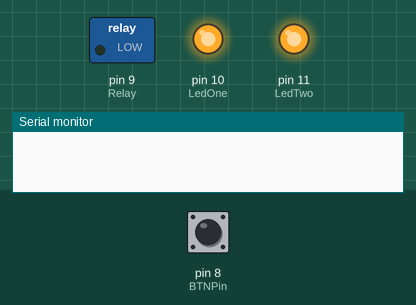
The sketch below on a simulated Arduino Uno, built with avr-gcc and run on an emulated ATmega328P. On the bench: switched loads named in the sketch (green lamp = pin HIGH), output pins drawn as LEDs (lit = HIGH), the last lines printed to the serial monitor. Inputs (shaded band) come from the test bench; at power-on: pin 8 (BTNPin) LOW.

Above: at 1.2 s.
1.3 s: pin 8 (BTNPin) pulled HIGH for 0.15 s
At 1.9 s:
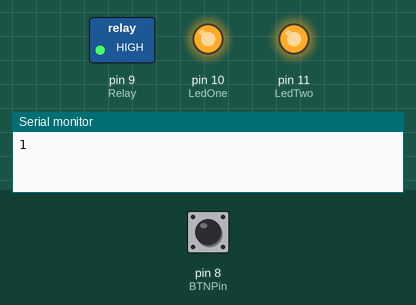
2.9 s: pin 8 (BTNPin) pulled HIGH for 1 s
At 4.3 s:
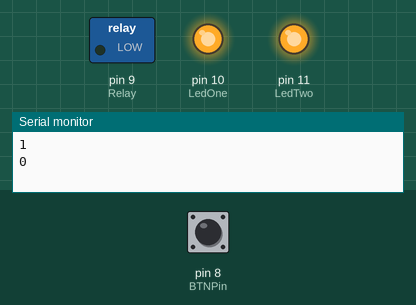
5.4 s: pin 8 (BTNPin) pulled HIGH for 3.2 s
At 6.3 s:
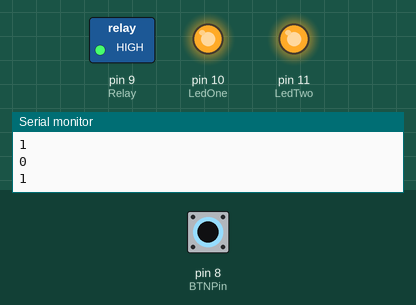
Timing chart, 0 to 8.4 s (numbered marks = the images above; inputs shaded):
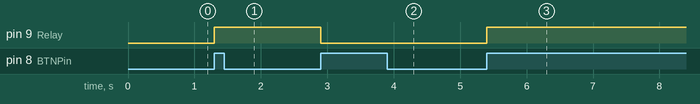

Measured:
- after the input at 1.3 s, pin 9 (Relay): LOW → HIGH at once
- after the input at 2.9 s, pin 9 (Relay): HIGH → LOW at once
- after the input at 5.4 s, pin 9 (Relay): LOW → HIGH at once

The sketch:

RelayHome.ino
```cpp
// Тестирование домашнего реле
int Relay = 9;
int BTNPin = 8;
int LedOne = 10;
int LedTwo = 11;

bool oldState = false;
bool turnedOn = false;

void setup()
{
  pinMode(LedOne, OUTPUT);
  pinMode(LedTwo, OUTPUT);

  pinMode(Relay, OUTPUT);
  pinMode(BTNPin, INPUT);
  Serial.begin(9600);

  digitalWrite(LedOne,HIGH);
  digitalWrite(LedTwo,HIGH);
}

void loop()
{


  bool curRead = digitalRead(BTNPin);
  if (curRead > oldState)
  {
      turnedOn = !turnedOn;

      digitalWrite(Relay,turnedOn);
      Serial.println(turnedOn);
  }

  oldState = curRead;
  delay(100);
}
```
